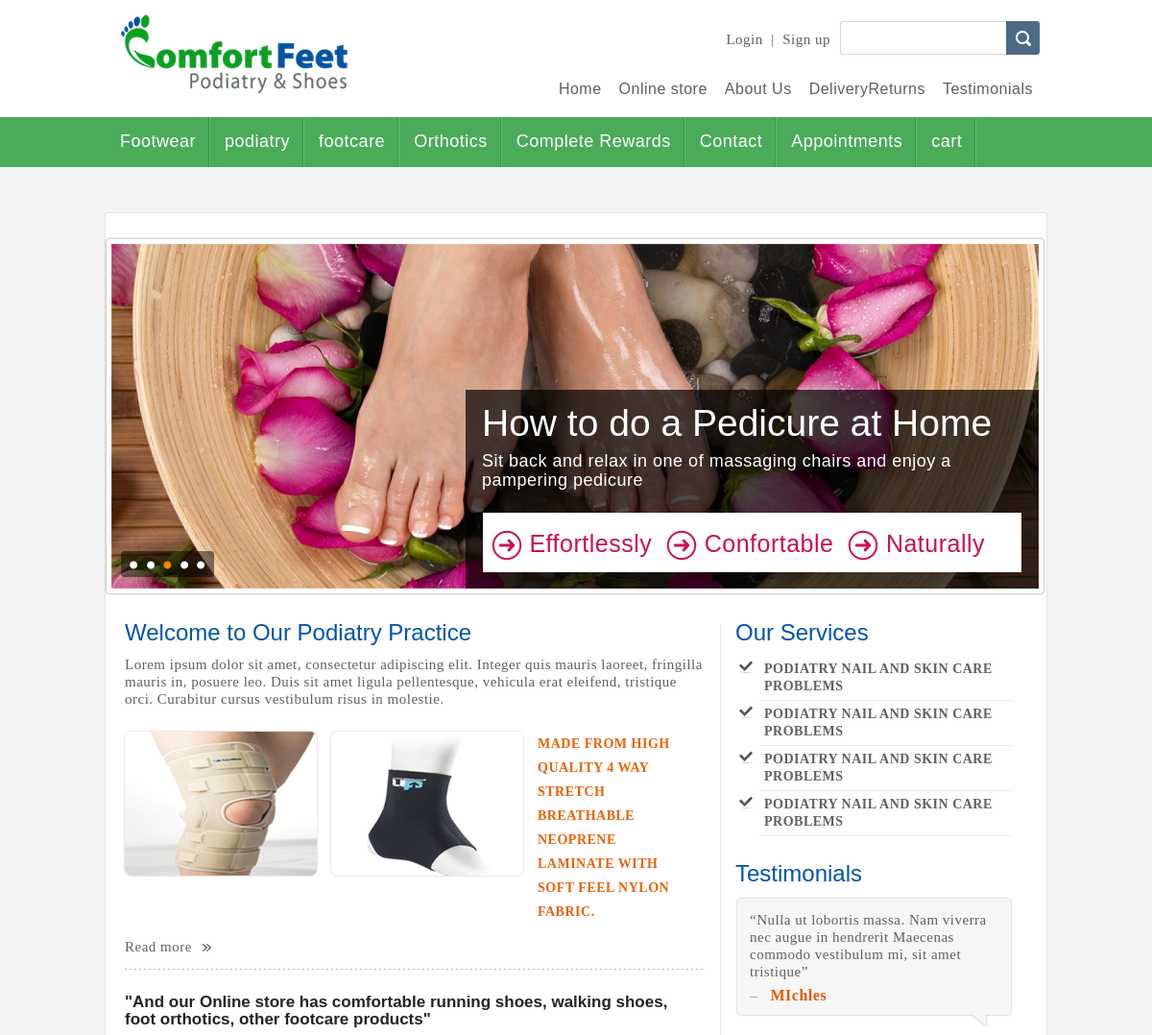
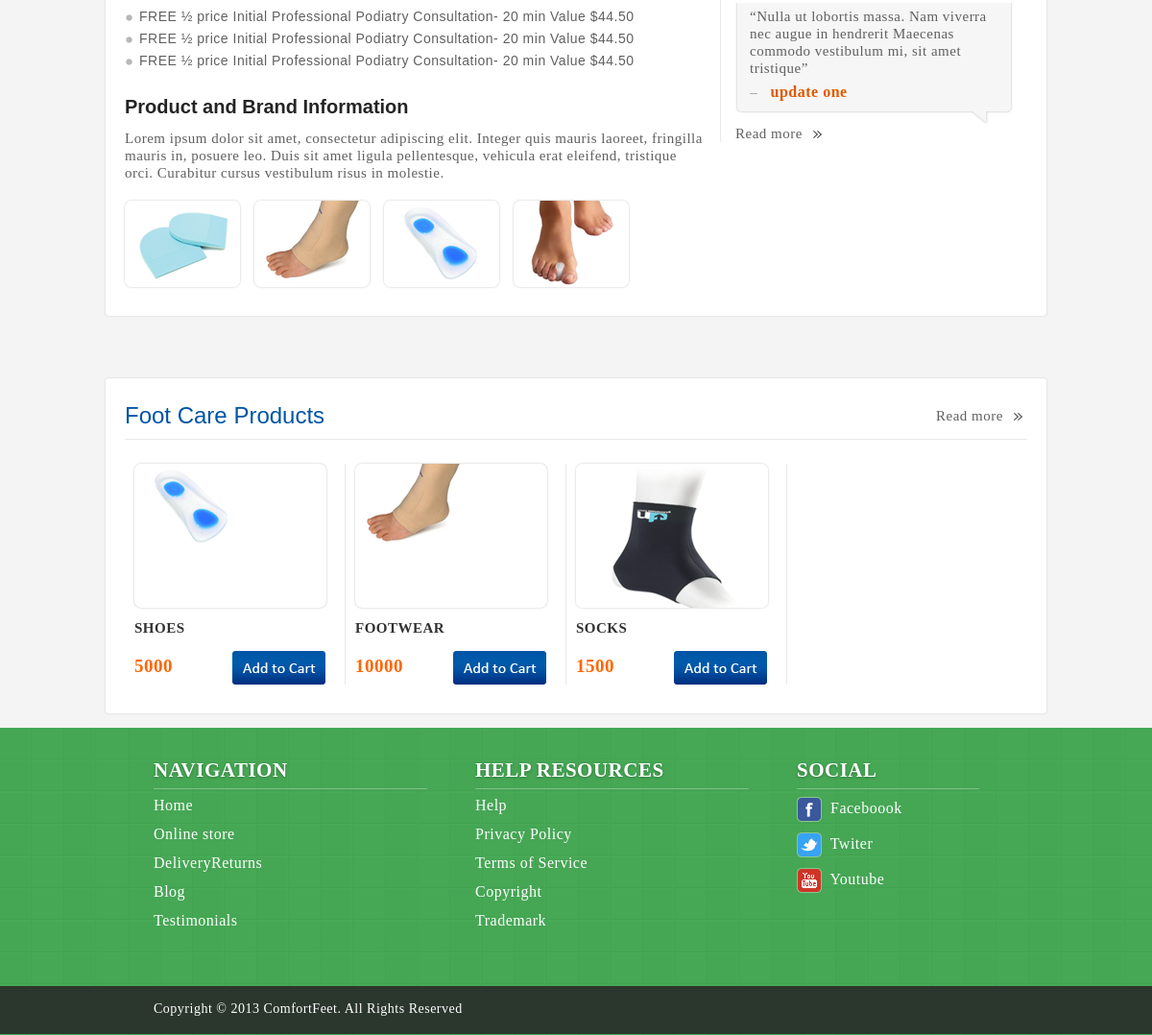
The page / on the database its author committed (2 pictures, top to bottom).
### tables this page shows
CREATE TABLE `settings` (
  `set_id` int(11) NOT NULL,
  `name` varchar(50) NOT NULL,
  `content` varchar(255) NOT NULL,
  `time` datetime NOT NULL DEFAULT current_timestamp() ON UPDATE current_timestamp()
);

CREATE TABLE `menu` (
  `menu_id` int(11) NOT NULL,
  `menu_name` varchar(255) NOT NULL,
  `menu_position` varchar(255) NOT NULL,
  `time` datetime NOT NULL DEFAULT current_timestamp() ON UPDATE current_timestamp()
);

CREATE TABLE `services` (
  `service_id` int(11) NOT NULL,
  `service_name` varchar(50) NOT NULL,
  `service_content` longtext NOT NULL,
  `time` timestamp NOT NULL DEFAULT current_timestamp() ON UPDATE current_timestamp()
);

CREATE TABLE `testimonial` (
  `testimonial_id` int(100) NOT NULL,
  `testimonial_title` varchar(255) NOT NULL,
  `testimonial_content` longtext NOT NULL,
  `testimonial_auth` varchar(50) NOT NULL,
  `time` timestamp NOT NULL DEFAULT current_timestamp() ON UPDATE current_timestamp()
);

CREATE TABLE `product` (
  `product_id` int(11) NOT NULL,
  `product_image` varchar(255) NOT NULL,
  `product_name` varchar(255) NOT NULL,
  `product_desc` longtext NOT NULL,
  `product_price` double NOT NULL,
  `product_category` varchar(255) NOT NULL,
  `time` timestamp NOT NULL DEFAULT current_timestamp() ON UPDATE current_timestamp()
);

### html/index.php (the view, shortened to what this page needs)
<?php
require './inc/header.php';
?>
<div class="content_container">
    <div class="detail-box">
        <div class="banner_main" style="margin:-5px 0 30px -21px">
            <div class="banner">
                <div class="banner_content">
                    <div class="scroll-btn"><a href="#"><img src="images/dot.png" border="0" /></a>&nbsp; <a href="#"><img src="images/dot.png" border="0" /></a>&nbsp; <a href="#"><img src="images/dot_hover.png" border="0" /></a>&nbsp; <a href="#"><img src="images/dot.png" border="0" /></a>&nbsp; <a href="#"><img src="images/dot.png" border="0" /></a></div>
                    <div class="banner_detail">
                        <div class="banner_title">How to do a Pedicure at Home</div>
                        <div class="banner_dec">Sit back and relax in one of massaging chairs and enjoy a pampering pedicure</div>
                        <div class="banner_main-points">
                            <p style="padding-right:15px;"><img src="images/arrow.png" align="absmiddle" />&nbsp;Effortlessly</p>
                            <p style="padding-right:15px;"><img src="images/arrow.png" align="absmiddle" />&nbsp;Confortable</p>
                            <p style="padding-right:15px;"><img src="images/arrow.png" align="absmiddle" />&nbsp;Naturally</p>
                        </div>
                    </div>
                </div>
            </div>
        </div>
        <div class="detail_left-content">
            <h2>Welcome to Our Podiatry Practice</h2>
            <p>Lorem ipsum dolor sit amet, consectetur adipiscing elit. Integer quis mauris laoreet, fringilla mauris in, posuere leo. Duis sit amet ligula pellentesque, vehicula erat eleifend, tristique orci. Curabitur cursus vestibulum risus in molestie. </p>
            <div class="new-product">
                <div class="new-product_thumb"><img src="images/1.png" /></div>
                <div class="new-product_thumb"><img src="images/2.png" /></div>
                <p class="new-pro-detail">Made from high quality 4 way stretch breathable neoprene laminate with soft feel nylon fabric.</p>
                <div class="image" style="padding:15px 0px 15px 0px;">
                    <div class="readmore"><a href="#">Read more</a></div>
                </div>
            </div>
            <h5>"And our Online store has comfortable running shoes, walking shoes, foot orthotics, other footcare products"</h5>
            <div class="new-pro-feature">
                <ul>
                    <li>FREE ½ price Initial Professional Podiatry Consultation- 20 min Value $44.50</li>
                    <li>FREE ½ price Initial Professional Podiatry Consultation- 20 min Value $44.50</li>
                    <li>FREE ½ price Initial Professional Podiatry Consultation- 20 min Value $44.50</li>
                </ul>
            </div>
            <h3>Product and Brand Information</h3>
            <p>Lorem ipsum dolor sit amet, consectetur adipiscing elit. Integer quis mauris laoreet, fringilla mauris in, posuere leo. Duis sit amet ligula pellentesque, vehicula erat eleifend, tristique orci. Curabitur cursus vestibulum risus in molestie. </p>
            <div class="image" style="padding:20px 0 0px 0">
                <div class="new-product_thumb_small"><img src="images/3.png" /></div>
                <div class="new-product_thumb_small"><img src="images/4.png" /></div>
                <div class="new-product_thumb_small"><img src="images/5.png" /></div>
                <div class="new-product_thumb_small"><img src="images/6.png" /></div>
            </div>
        </div>
        <div class="detail_right-content">
            <div class="our-service_main">
                <h2>Our Services</h2>
                <div class="services">
                    <ul>
                        <?php
                        $services = mysqli_query($con, "SELECT * FROM `services` ORDER BY `services`.`time` DESC limit 6");
                        while ($service = mysqli_fetch_assoc($services)) {
                            echo '<li><a href="#">' . $service['service_content'] . '</a></li>';
                        }
                        ?>
                    </ul>
                </div>
            </div>
            <div class="testimonial_main">
                <h2>Testimonials</h2>
                <div class="testimonial">
                    <div class="testimonial_topbg"></div>
                    <?php
                    $testimonial = mysqli_query($con, "SELECT * FROM `testimonial` limit 2");
                    while ($testimonials = mysqli_fetch_assoc($testimonial)) {
                    ?>
                        <div class="testimonial_middlebg">
                            <p><?php
                                echo $testimonials['testimonial_content'];
                                ?></p>
                            <div class="client-name"><img src="images/line.png" align="absmiddle" /> &nbsp;
                                <?php
                                echo $testimonials['testimonial_auth'];
                                ?></div>
                        </div>
                        <div class="testimonial_bottombg"></div>
                </div>
            <?php
                    }
            ?>
            <div class="readmore"><a href="page.php?page=Testimonials">Read more</a></div>
            </div>
        </div>
        <div class="detail-box">
            <div class="ourproduct_title">
                <h2 style="width:845px; float:left;">Foot Care Products</h2>
                <div class="readmore"><a href="page.php?page=Footcare">Read more</a></div>
            </div>
                <div class="ourproduct_main">
                    <?php
                    $footcare = mysqli_query($con, "select * from product where product_category like '%footcare%' limit 4;");
                    while ($fetch_product = mysqli_fetch_assoc($footcare)) {
                    ?>
                        <div class="product-box" style="padding-left:0px;">
                            <div class="ourproduct_thumb"><img src="images/<?php echo $fetch_product['product_image'] ?>" /></div>
                            <div class="ourproduct-title"><a href="#"><?php echo $fetch_product['product_name'] ?></a></div>
                            <div class="ourproduct-price-main">
                                <div class="ourproduct-price"><?php echo $fetch_product['product_price'] ?></div>
                                <div class="cart-btn">
                                    <div onclick="return add_cart(<?php echo $fetch_product['product_id'] ?>);"><img src="images/cart-btn.png" border="0" onmouseout="this.src='images/cart-btn.png'" onmouseover="this.src='images/cart-btn_hover.png'" /></div>
                                </div>
                            </div>
                        </div>
                    <?php
                    }
                    ?>
                </div>
        </div>
    </div>
</div>
<?php
require './inc/footer.php';
?>

### html/inc/header.php (shortened to what this page needs)
<!DOCTYPE html PUBLIC "-//W3C//DTD XHTML 1.0 Transitional//EN" "http://www.w3.org/TR/xhtml1/DTD/xhtml1-transitional.dtd">
<html xmlns="http://www.w3.org/1999/xhtml">
<head>
    <?php
    require_once './inc/conn.php';
    ?>
    <link href="css/style.css" rel="stylesheet" type="text/css" />
    <link rel="stylesheet" href="https://cdnjs.cloudflare.com/ajax/libs/font-awesome/4.7.0/css/font-awesome.min.css">
</head>
<body>
    <div class="wrapper">
        <div class="header_main">
            <div class="header">
                <div class="logo"><a href="index.php"><img src="./admin/upload/<?php $web_content = mysqli_query($con, "SELECT * from settings where name like 'logo'");
                                                                                $content = mysqli_fetch_assoc($web_content);
                                                                                echo $content['content'] ?>" alt="not" border="0" height="83" width="238" /></a></div>
                <div class="nav_part">
                    <div class="search_main">
                        <?php
                        if (!empty($_SESSION['u_name'])) {
                        ?>
                            <div class="login">
                                <h5>
                                    <p id="greeting" style="display: inline; margin: 0px; padding: 0px; float:none;"></p> <?php echo $_SESSION['u_name'] ?>
                                </h5>
                                <a href="page.php?page=cart">My Cart</a> &nbsp;| &nbsp;<a href="page.php?logout">Logout</a>
                            </div>
                            <div class="search"><input name="" class="search-input-box" type="text" /><input name="" type="image" src="images/search-btn.png" /></div>
                        <?php
                        } else {
                        ?>
                            <div class="login"><a href="login.php">Login</a> &nbsp;| &nbsp;<a href="signup.php">Sign up</a></div>
                            <div class="search"><input name="" class="search-input-box" type="text" /><input name="" type="image" src="images/search-btn.png" /></div>
                        <?php
                        }
                        ?>
                    </div>
                    <div class="toplink">
                        <ul>
                            <?php
                            $navigation = mysqli_query($con, 'SELECT * from menu where menu_position="main_nav"');
                            while ($nav = mysqli_fetch_assoc($navigation)) {
                                $menu_name = explode(",", $nav['menu_name']);
                                foreach ($menu_name as $menu_list) {
                                    echo '<li><a href="page.php?page=' . $menu_list . '">' . $menu_list . '</a></li>';
                                }
                            }
                            ?>
                        </ul>
                    </div>
                </div>
            </div>
            <div class="navigation_main">
                <div class="navigation">
                    <ul>
                        <?php
                        $navigation = mysqli_query($con, 'SELECT * from menu where menu_position="sub_nav"');
                        while ($nav = mysqli_fetch_assoc($navigation)) {
                            $menu_name = explode(",", $nav['menu_name']);
                            foreach ($menu_name as $menu_list) {
                                echo '<li><a href="page.php?page=' . $menu_list . '">' . $menu_list . '</a></li>';
                            }
                        }
                        ?>
                    </ul>
                </div>
            </div>
        </div>

### html/inc/footer.php (shortened to what this page needs)
<div class="footer_main">
    	<div class="footer">
        	<div class="footer_links">
                <div class="footer_linkset">
                    	<div class="footer_linkset_title">Navigation</div>
                        <ul>
                        <?php
                       $navigation = mysqli_query($con, 'SELECT * from menu where menu_position="main_footer"');
                       while ($nav = mysqli_fetch_assoc($navigation)) {
                           $menu_name = explode(",", $nav['menu_name']);
                           foreach ($menu_name as $menu_list) {
                               echo '<li><a href="page.php?page=' . $menu_list . '">' . $menu_list . '</a></li>';
                           }
                       }
                ?>
                        </ul>
                    </div>
                <div class="footer_linkset">
                    	<div class="footer_linkset_title">Help Resources</div>
                        <ul>
                        <?php
                                $navigation = mysqli_query($con, 'SELECT * from menu where menu_position="sub_footer"');
                                while ($nav = mysqli_fetch_assoc($navigation)) {
                                    $menu_name = explode(",", $nav['menu_name']);
                                    foreach ($menu_name as $menu_list) {
                                        echo '<li><a href="page.php?page=' . $menu_list . '">' . $menu_list . '</a></li>';
                                    }
                                }
                        ?>
                        </ul>
                    </div>
                <div class="social-media">
            			<div class="footer_linkset_title" style="width:190px;">Social</div>
           		  <div class="social-media-icons"><img src="images/facebook-icon.png" align="middle" />&nbsp; Faceboook</div>
                		<div class="social-media-icons"><img src="images/twitter-icon.png" align="middle" />&nbsp; Twiter</div>
                		<div class="social-media-icons"><img src="images/youtube-icon.png" align="middle" />&nbsp; Youtube</div>
           			</div>
            </div>
        </div>
        <div class="copyright_main">
            <div class="copyright"><?php  $web_content = mysqli_query($con, "SELECT * from settings where name like 'copyright'");
    $content = mysqli_fetch_assoc($web_content); echo $content['content'] ?></div>
    </div>
</div>
</body>
</html>

### rows shown on the page
settings: content (picture)
menu: menu_name "Home", menu_name "Online store", menu_name "About Us", menu_name "DeliveryReturns", menu_name "Testimonials"
menu: menu_name "Footwear", menu_name "podiatry", menu_name "footcare", menu_name "Orthotics", menu_name "Complete Rewards", menu_name "Contact", menu_name "Appointments", menu_name "cart"
services: service_content "PODIATRY NAIL AND SKIN CARE PROBLEMS"
services: service_content "PODIATRY NAIL AND SKIN CARE PROBLEMS"
services: service_content "PODIATRY NAIL AND SKIN CARE PROBLEMS"
services: service_content "PODIATRY NAIL AND SKIN CARE PROBLEMS"
testimonial: testimonial_content "“Nulla ut lobortis massa. Nam viverra nec augue in hendrerit Maecenas commodo vestibulum mi, sit amet tristique”", testimonial_auth "MIchles"
testimonial: testimonial_content "“Nulla ut lobortis massa. Nam viverra nec augue in hendrerit Maecenas commodo vestibulum mi, sit amet tristique”", testimonial_auth "update one"
product: product_image (picture), product_name "SHOES", product_price "5000"
product: product_image (picture), product_name "FOOTWEAR", product_price "10000"
product: product_image (picture), product_name "SOCKS", product_price "1500"
menu: menu_name "Home", menu_name "Online store", menu_name "DeliveryReturns", menu_name "Blog", menu_name "Testimonials"
menu: menu_name "Help", menu_name "Privacy Policy", menu_name "Terms of Service", menu_name "Copyright", menu_name "Trademark"
settings: content "Copyright © 2013 ComfortFeet. All Rights Reserved"
